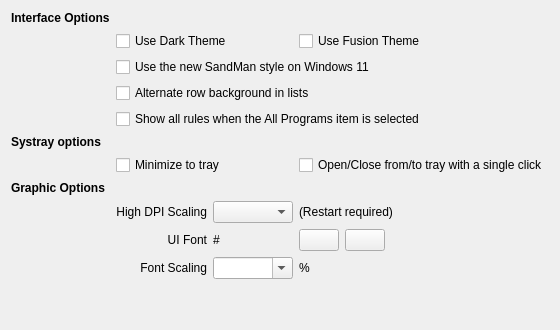
       <widget class="QWidget" name="tabGUI">
        <attribute name="title">
         <string>Interface Config</string>
        </attribute>
        <layout class="QGridLayout" name="gridLayout_17">
         <item row="0" column="0">
          <layout class="QGridLayout" name="gridLayout">
           <item row="10" column="1">
            <widget class="QLabel" name="label_24">
             <property name="text">
              <string>Font Scaling</string>
             </property>
             <property name="alignment">
              <set>Qt::AlignmentFlag::AlignRight|Qt::AlignmentFlag::AlignTrailing|Qt::AlignmentFlag::AlignVCenter</set>
             </property>
             <property name="buddy">
              <cstring>cmbFontScale</cstring>
             </property>
            </widget>
           </item>
           <item row="10" column="3">
            <widget class="QLabel" name="label_13">
             <property name="text">
              <string>%</string>
             </property>
            </widget>
           </item>
           <item row="9" column="3">
            <layout class="QHBoxLayout" name="horizontalLayout_7">
             <item>
              <widget class="QPushButton" name="btnSelectUiFont">
               <property name="toolTip">
                <string>Select Font</string>
               </property>
               <property name="text">
                <string/>
               </property>
              </widget>
             </item>
             <item>
              <widget class="QPushButton" name="btnResetUiFont">
               <property name="toolTip">
                <string>Reset Font</string>
               </property>
               <property name="text">
                <string/>
               </property>
              </widget>
             </item>
             <item>
              <spacer name="horizontalSpacer_23">
               <property name="orientation">
                <enum>Qt::Orientation::Horizontal</enum>
               </property>
               <property name="sizeHint" stdset="0">
                <size>
                 <width>40</width>
                 <height>20</height>
                </size>
               </property>
              </spacer>
             </item>
            </layout>
           </item>
           <item row="0" column="0">
            <widget class="QLabel" name="lblInterface">
             <property name="font">
              <font>
               <bold>true</bold>
               <kerning>true</kerning>
              </font>
             </property>
             <property name="text">
              <string>Interface Options</string>
             </property>
            </widget>
           </item>
           <item row="8" column="2">
            <widget class="QComboBox" name="cmbDPI"/>
           </item>
           <item row="11" column="3">
            <spacer name="horizontalSpacer_12">
             <property name="orientation">
              <enum>Qt::Orientation::Horizontal</enum>
             </property>
             <property name="sizeHint" stdset="0">
              <size>
               <width>40</width>
               <height>20</height>
              </size>
             </property>
            </spacer>
           </item>
           <item row="5" column="0">
            <widget class="QLabel" name="lblSysTray">
             <property name="font">
              <font>
               <bold>true</bold>
               <kerning>true</kerning>
              </font>
             </property>
             <property name="text">
              <string>Systray options</string>
             </property>
            </widget>
           </item>
           <item row="8" column="1">
            <widget class="QLabel" name="label_23">
             <property name="text">
              <string>High DPI Scaling</string>
             </property>
             <property name="alignment">
              <set>Qt::AlignmentFlag::AlignRight|Qt::AlignmentFlag::AlignTrailing|Qt::AlignmentFlag::AlignVCenter</set>
             </property>
             <property name="buddy">
              <cstring>cmbDPI</cstring>
             </property>
            </widget>
           </item>
           <item row="8" column="3">
            <widget class="QLabel" name="label_8">
             <property name="text">
              <string>(Restart required)</string>
             </property>
            </widget>
           </item>
           <item row="7" column="0">
            <widget class="QLabel" name="lblDisplay">
             <property name="font">
              <font>
               <bold>true</bold>
               <kerning>true</kerning>
              </font>
             </property>
             <property name="text">
              <string>Graphic Options</string>
             </property>
            </widget>
           </item>
           <item row="9" column="1">
            <widget class="QLabel" name="label_33">
             <property name="text">
              <string>UI Font</string>
             </property>
             <property name="alignment">
              <set>Qt::AlignmentFlag::AlignRight|Qt::AlignmentFlag::AlignTrailing|Qt::AlignmentFlag::AlignVCenter</set>
             </property>
             <property name="buddy">
              <cstring>lblUiFont</cstring>
             </property>
            </widget>
           </item>
           <item row="4" column="1" colspan="3">
            <widget class="QCheckBox" name="chkShowAllRules">
             <property name="toolTip">
              <string>When disabled, selecting the All Programs item shows only the rules which apply to all programs.</string>
             </property>
             <property name="text">
              <string>Show all rules when the All Programs item is selected</string>
             </property>
            </widget>
           </item>
           <item row="3" column="1" colspan="3">
            <widget class="QCheckBox" name="chkAltRows">
             <property name="text">
              <string>Alternate row background in lists</string>
             </property>
            </widget>
           </item>
           <item row="11" column="4">
            <spacer name="horizontalSpacer_13">
             <property name="orientation">
              <enum>Qt::Orientation::Horizontal</enum>
             </property>
             <property name="sizeHint" stdset="0">
              <size>
               <width>40</width>
               <height>20</height>
              </size>
             </property>
            </spacer>
           </item>
           <item row="9" column="2">
            <widget class="QLabel" name="lblUiFont">
             <property name="text">
              <string>#</string>
             </property>
            </widget>
           </item>
           <item row="10" column="2">
            <widget class="QComboBox" name="cmbFontScale">
             <property name="editable">
              <bool>true</bool>
             </property>
            </widget>
           </item>
           <item row="11" column="0">
            <spacer name="verticalSpacer">
             <property name="orientation">
              <enum>Qt::Orientation::Vertical</enum>
             </property>
             <property name="sizeHint" stdset="0">
              <size>
               <width>20</width>
               <height>40</height>
              </size>
             </property>
            </spacer>
           </item>
           <item row="11" column="2">
            <spacer name="horizontalSpacer_11">
             <property name="orientation">
              <enum>Qt::Orientation::Horizontal</enum>
             </property>
             <property name="sizeHint" stdset="0">
              <size>
               <width>40</width>
               <height>20</height>
              </size>
             </property>
            </spacer>
           </item>
           <item row="2" column="1" colspan="3">
            <widget class="QCheckBox" name="chkUseW11Style">
             <property name="text">
              <string>Use the new SandMan style on Windows 11</string>
             </property>
            </widget>
           </item>
           <item row="6" column="3" colspan="2">
            <widget class="QCheckBox" name="chkSingleShow">
             <property name="text">
              <string>Open/Close from/to tray with a single click</string>
             </property>
            </widget>
           </item>
           <item row="6" column="1" colspan="2">
            <widget class="QCheckBox" name="chkMinimize">
             <property name="text">
              <string>Minimize to tray</string>
             </property>
            </widget>
           </item>
           <item row="1" column="1" colspan="2">
            <widget class="QCheckBox" name="chkDarkTheme">
             <property name="text">
              <string>Use Dark Theme</string>
             </property>
             <property name="tristate">
              <bool>true</bool>
             </property>
            </widget>
           </item>
           <item row="1" column="3" colspan="2">
            <widget class="QCheckBox" name="chkFusionTheme">
             <property name="text">
              <string>Use Fusion Theme</string>
             </property>
             <property name="tristate">
              <bool>true</bool>
             </property>
            </widget>
           </item>
          </layout>
         </item>
        </layout>
       </widget>
